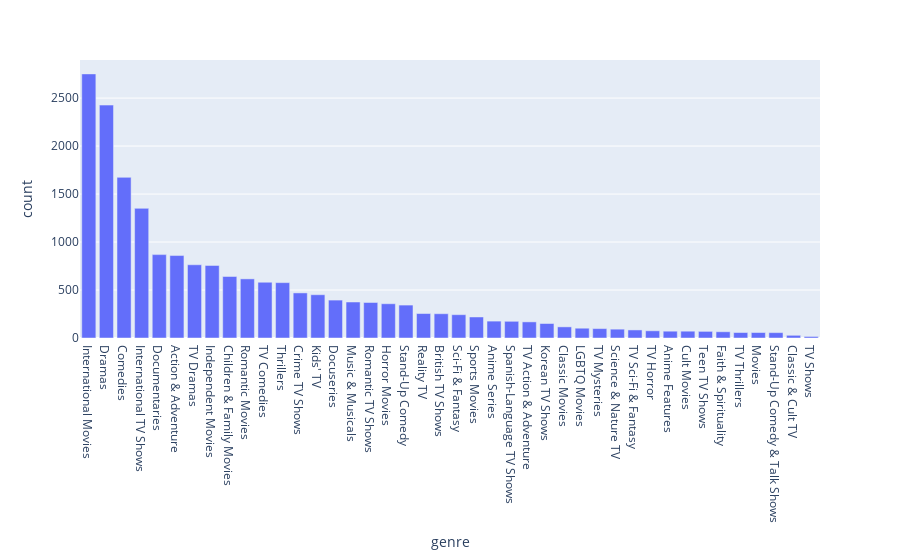

The code cell stored with this chart in its notebook:
### Markdown cell above
### Genres with the most titles?

### Code cell
df_genres = df['listed_in'].str.split(', ', expand=True).stack().value_counts() 
df_genres = pd.DataFrame(df_genres)
df_genres.reset_index(inplace=True)
df_genres.columns = ['genre', 'count']

# plot with plotly
fig = px.bar(df_genres, x='genre', y='count')    
fig.show()

### Figure 1 — Plotly figure (JSON) as saved in the notebook; plotly's stock layout.template omitted (floating-point values rounded to 4 significant figures)
{"data": [{"alignmentgroup": "True", "hovertemplate": "genre=%{x}<br>count=%{y}<extra></extra>", "legendgroup": "", "marker": {"color": "#636efa", "pattern": {"shape": ""}}, "name": "", "offsetgroup": "", "orientation": "v", "showlegend": false, "textposition": "auto", "type": "bar", "x": ["International Movies", "Dramas", "Comedies", "International TV Shows", "Documentaries", "Action & Adventure", "TV Dramas", "Independent Movies", "Children & Family Movies", "Romantic Movies", "TV Comedies", "Thrillers", "Crime TV Shows", "Kids' TV", "Docuseries", "Music & Musicals", "Romantic TV Shows", "Horror Movies", "Stand-Up Comedy", "Reality TV", "British TV Shows", "Sci-Fi & Fantasy", "Sports Movies", "Anime Series", "Spanish-Language TV Shows", "TV Action & Adventure", "Korean TV Shows", "Classic Movies", "LGBTQ Movies", "TV Mysteries", "Science & Nature TV", "TV Sci-Fi & Fantasy", "TV Horror", "Anime Features", "Cult Movies", "Teen TV Shows", "Faith & Spirituality", "TV Thrillers", "Movies", "Stand-Up Comedy & Talk Shows", "Classic & Cult TV", "TV Shows"], "xaxis": "x", "y": [2752, 2427, 1674, 1351, 869, 859, 763, 756, 641, 616, 581, 577, 470, 451, 395, 375, 370, 357, 343, 255, 253, 243, 219, 176, 174, 168, 151, 116, 102, 98, 92, 84, 75, 71, 71, 69, 65, 57, 57, 56, 28, 16], "yaxis": "y"}], "layout": {"barmode": "relative", "legend": {"tracegroupgap": 0}, "margin": {"t": 60}, "xaxis": {"anchor": "y", "domain": [0, 1], "title": {"text": "genre"}}, "yaxis": {"anchor": "x", "domain": [0, 1], "title": {"text": "count"}}}}
